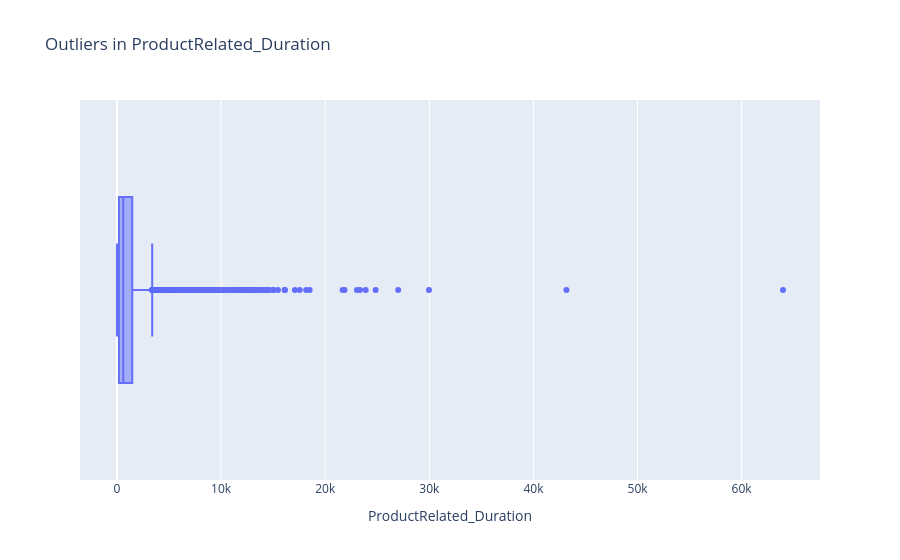

The code cell stored with this chart in its notebook:
### Code cell
px.box(data_frame=df,x="ProductRelated_Duration", title="Outliers in ProductRelated_Duration")

### Figure 1 — Plotly figure (JSON) as saved in the notebook; plotly's stock layout.template omitted (floating-point values rounded to 4 significant figures; data arrays with more than 128 entries replaced by an {"elided": "..."} marker saying what was removed)
{"data": [{"alignmentgroup": "True", "hovertemplate": "ProductRelated_Duration=%{x}<extra></extra>", "legendgroup": "", "marker": {"color": "#636efa"}, "name": "", "notched": false, "offsetgroup": "", "orientation": "h", "showlegend": false, "type": "box", "x": {"elided": "12330 float values"}, "x0": " ", "xaxis": "x", "y0": " ", "yaxis": "y"}], "layout": {"boxmode": "group", "legend": {"tracegroupgap": 0}, "title": {"text": "Outliers in ProductRelated_Duration"}, "xaxis": {"anchor": "y", "domain": [0, 1], "title": {"text": "ProductRelated_Duration"}}, "yaxis": {"anchor": "x", "domain": [0, 1]}}}
